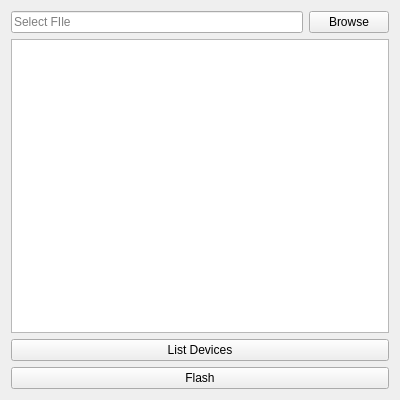
<?xml version="1.0" encoding="UTF-8"?>
<ui version="4.0">
 <class>MainWindow</class>
 <widget class="QMainWindow" name="MainWindow">
  <property name="geometry">
   <rect>
    <x>0</x>
    <y>0</y>
    <width>400</width>
    <height>400</height>
   </rect>
  </property>
  <property name="sizePolicy">
   <sizepolicy hsizetype="Preferred" vsizetype="Preferred">
    <horstretch>0</horstretch>
    <verstretch>0</verstretch>
   </sizepolicy>
  </property>
  <property name="acceptDrops">
   <bool>false</bool>
  </property>
  <property name="windowTitle">
   <string>kii-dfu - Kiibohd DFU Flashing Utility</string>
  </property>
  <property name="autoFillBackground">
   <bool>false</bool>
  </property>
  <widget class="QWidget" name="centralWidget">
   <property name="sizePolicy">
    <sizepolicy hsizetype="MinimumExpanding" vsizetype="MinimumExpanding">
     <horstretch>0</horstretch>
     <verstretch>0</verstretch>
    </sizepolicy>
   </property>
   <layout class="QVBoxLayout" name="verticalLayout">
    <item>
     <layout class="QGridLayout" name="gridLayout">
      <item row="2" column="0">
       <widget class="QTextEdit" name="dfuResultsTextEdit">
        <property name="readOnly">
         <bool>true</bool>
        </property>
       </widget>
      </item>
      <item row="4" column="0">
       <widget class="QPushButton" name="flashButton">
        <property name="text">
         <string>Flash</string>
        </property>
       </widget>
      </item>
      <item row="0" column="0">
       <layout class="QHBoxLayout" name="horizontalLayout">
        <item>
         <widget class="QLineEdit" name="fileBrowseLineEdit">
          <property name="readOnly">
           <bool>false</bool>
          </property>
          <property name="placeholderText">
           <string>Select FIle</string>
          </property>
         </widget>
        </item>
        <item>
         <widget class="QPushButton" name="fileBrowseButton">
          <property name="text">
           <string>Browse</string>
          </property>
         </widget>
        </item>
       </layout>
      </item>
      <item row="3" column="0">
       <widget class="QPushButton" name="listDevicesButton">
        <property name="text">
         <string>List Devices</string>
        </property>
       </widget>
      </item>
     </layout>
    </item>
   </layout>
  </widget>
 </widget>
 <layoutdefault spacing="6" margin="11"/>
 <tabstops>
  <tabstop>fileBrowseButton</tabstop>
  <tabstop>flashButton</tabstop>
  <tabstop>fileBrowseLineEdit</tabstop>
 </tabstops>
 <resources/>
 <connections/>
</ui>
